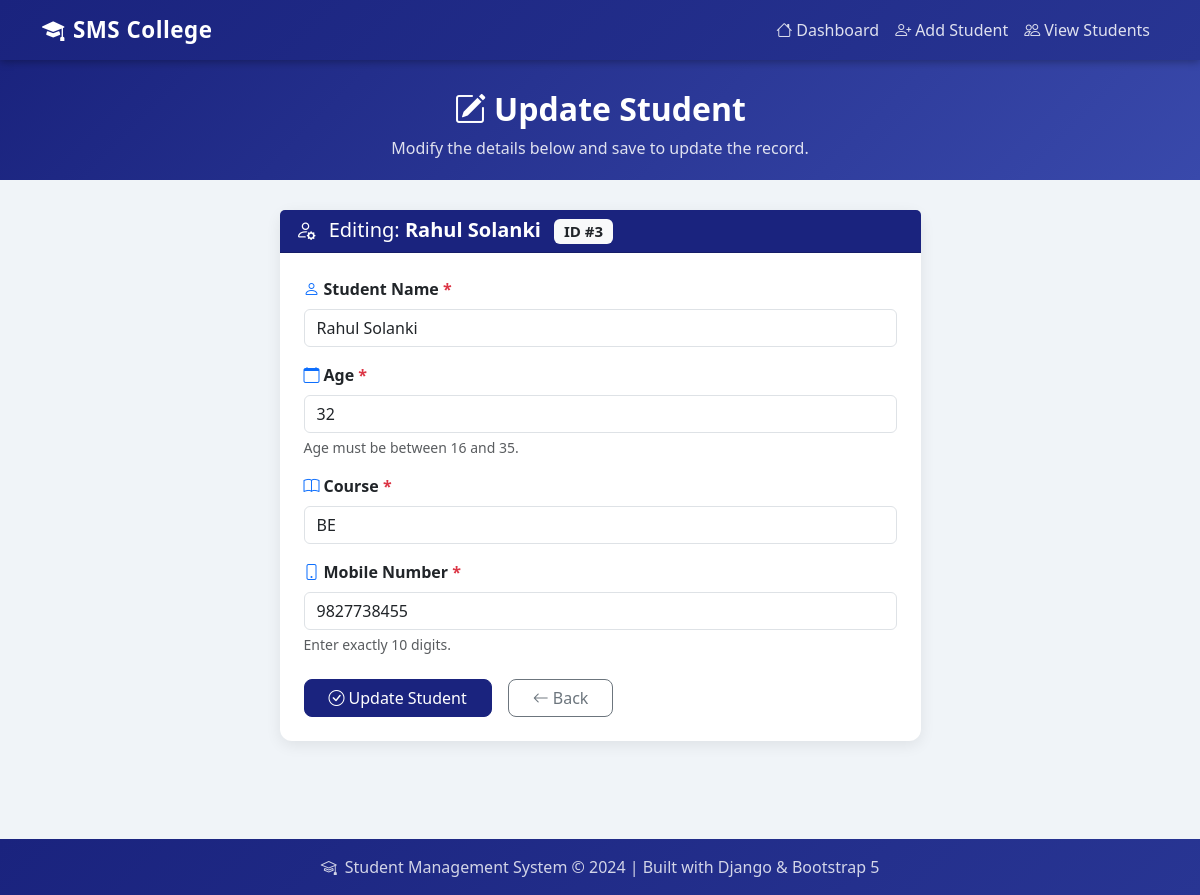
The page /update/3/ on the database its author committed.
### students/models.py (models this page shows, shortened)
class Student(models.Model):
    name = models.CharField(max_length=100)
    age = models.IntegerField()
    course = models.CharField(max_length=100)
    mobile = models.CharField(max_length=10)
    class Meta:
        ordering = ['id']

### students/views.py (the view)
# urls.py: path('update/<int:pk>/', views.update_student, name='update_student'),  # Update
def update_student(request, pk):
    student = get_object_or_404(Student, pk=pk)
    if request.method == 'POST':
        form = StudentForm(request.POST, instance=student)
        if form.is_valid():
            form.save()
            messages.success(request, "✅ Student Updated Successfully!")
            return redirect('view_students')
        else:
            messages.error(request, "❌ Please fix the errors below.")
    else:
        form = StudentForm(instance=student)
    return render(request, 'students/update_student.html', {'form': form, 'student': student})

### students/forms.py (shortened to what this page needs)
class StudentForm(forms.ModelForm):
    class Meta:
        model = Student
        fields = ['name', 'age', 'course', 'mobile']
        widgets = {
            'name': forms.TextInput(attrs={
                'class': 'form-control',
                'placeholder': 'Enter student full name'
            }),
            'age': forms.NumberInput(attrs={
                'class': 'form-control',
                'placeholder': 'Enter age (16-35)'
            }),
            'course': forms.TextInput(attrs={
                'class': 'form-control',
                'placeholder': 'e.g. BCA, MCA, B.Tech'
            }),
            'mobile': forms.TextInput(attrs={
                'class': 'form-control',
                'placeholder': 'Enter 10-digit mobile number',
                'maxlength': '10'
            }),
        }

### students/templates/students/update_student.html (shortened to what this page needs)
{% extends 'students/base.html' %}
{% block content %}
<div class="page-header text-center">
    <div class="container">
        <h2><i class="bi bi-pencil-square me-2"></i>Update Student</h2>
        <p>Modify the details below and save to update the record.</p>
    </div>
</div>
<div class="container pb-5">
    <div class="row justify-content-center">
        <div class="col-md-7">
            <div class="card">
                <div class="card-header text-white" style="background:#1a237e;">
                    <h5 class="mb-0">
                        <i class="bi bi-person-gear me-2"></i>
                        Editing: <strong>{{ student.name }}</strong>
                        <span class="badge bg-light text-dark ms-2">ID #{{ student.id }}</span>
                    </h5>
                </div>
                <div class="card-body p-4">
                    <form method="POST" novalidate>
                        <div class="mb-3">
                            <label class="form-label fw-semibold">
                                <i class="bi bi-person me-1 text-primary"></i>Student Name <span class="text-danger">*</span>
                            </label>
                            {{ form.name }}
                        </div>
                        <div class="mb-3">
                            <label class="form-label fw-semibold">
                                <i class="bi bi-calendar me-1 text-primary"></i>Age <span class="text-danger">*</span>
                            </label>
                            {{ form.age }}
                            <div class="form-text">Age must be between 16 and 35.</div>
                        </div>
                        <div class="mb-3">
                            <label class="form-label fw-semibold">
                                <i class="bi bi-book me-1 text-primary"></i>Course <span class="text-danger">*</span>
                            </label>
                            {{ form.course }}
                        </div>
                        <div class="mb-4">
                            <label class="form-label fw-semibold">
                                <i class="bi bi-phone me-1 text-primary"></i>Mobile Number <span class="text-danger">*</span>
                            </label>
                            {{ form.mobile }}
                            <div class="form-text">Enter exactly 10 digits.</div>
                        </div>
                        <div class="d-flex gap-3">
                            <button type="submit" class="btn btn-primary px-4">
                                <i class="bi bi-check-circle me-1"></i>Update Student
                            </button>
                            <a href="{% url 'view_students' %}" class="btn btn-outline-secondary px-4">
                                <i class="bi bi-arrow-left me-1"></i>Back
                            </a>
                        </div>
                    </form>
                </div>
            </div>
        </div>
    </div>
</div>
{% endblock %}

### students/templates/students/base.html (style rules this page uses)
body { background-color: #f0f4f8; font-family: 'Segoe UI', Tahoma, Geneva, Verdana, sans-serif; }
.page-header { background: linear-gradient(135deg, #1a237e, #3949ab); color: white; padding: 30px 0 20px; margin-bottom: 30px; }
.page-header h2 { font-weight: 700; }
.page-header p { opacity: 0.85; margin-bottom: 0; }
.card { border: none; border-radius: 12px; box-shadow: 0 4px 15px rgba(0,0,0,0.08); transition: transform 0.2s, box-shadow 0.2s; }
.btn { border-radius: 8px; font-weight: 500; }
.btn-primary { background: #1a237e; border-color: #1a237e; }

### rows shown on the page
Student: name "Rahul Solanki", id "3", age "32", course "BE", mobile "9827738455"
